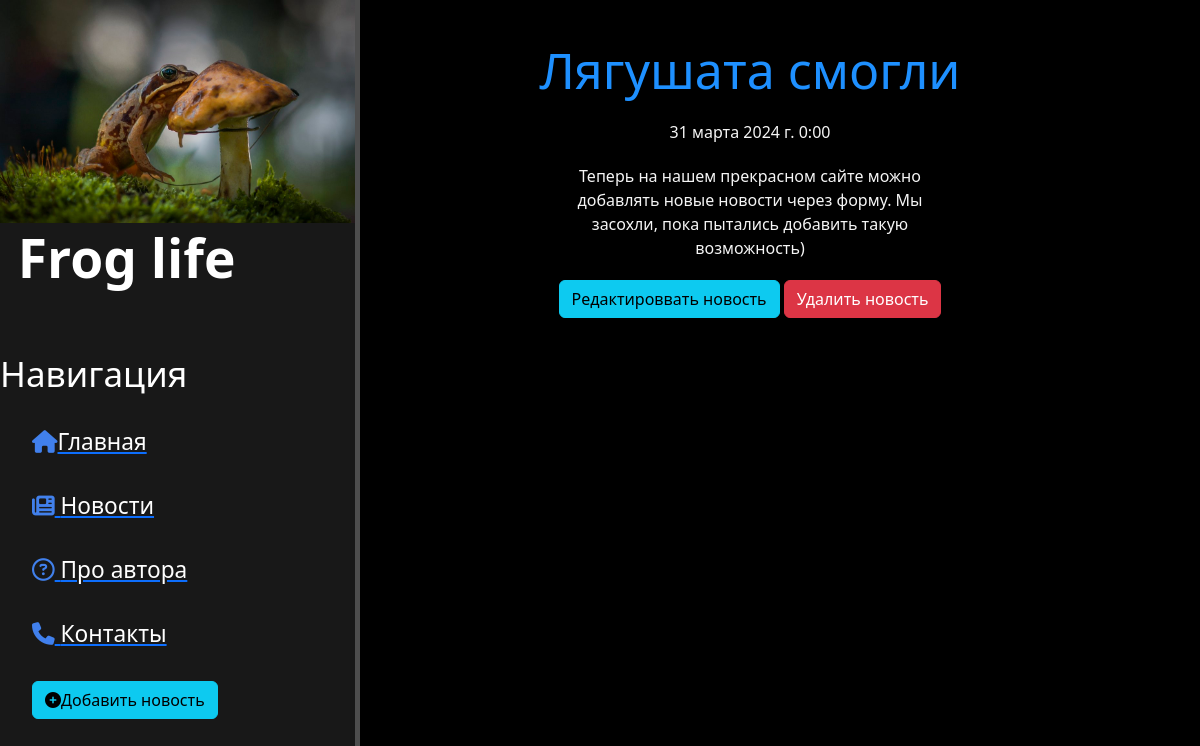
Page /news/2 on the earlier database version.
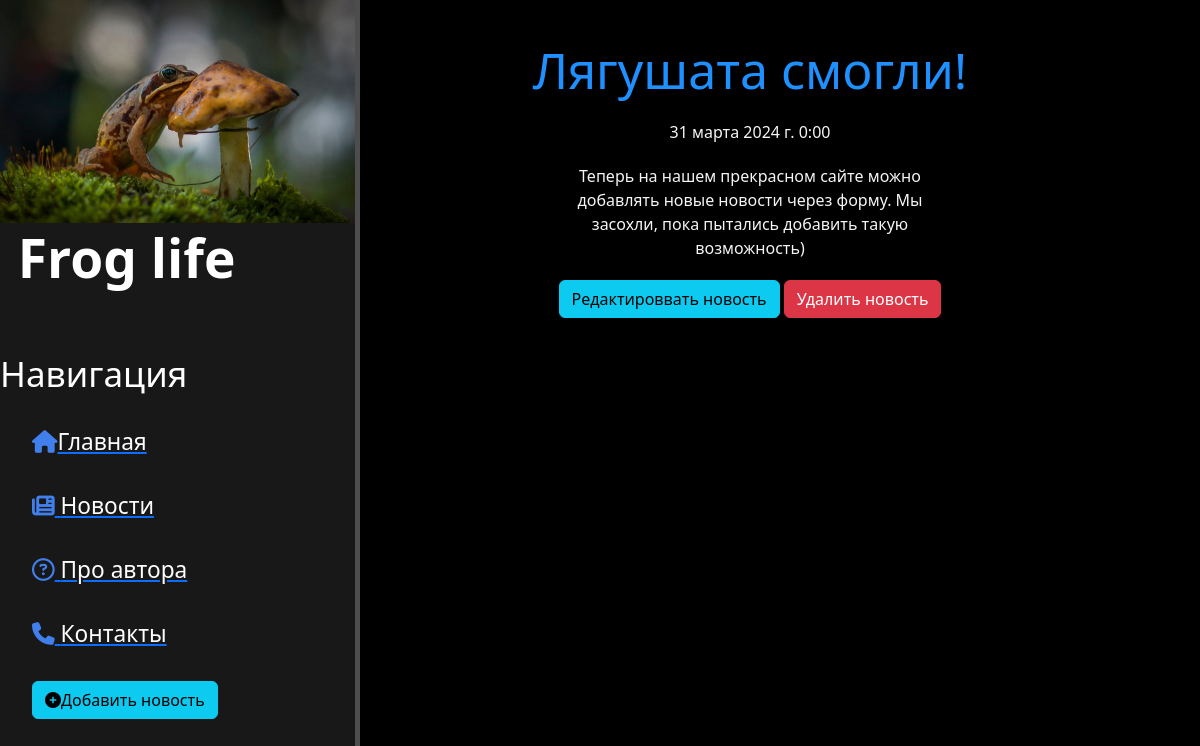
Same page on the later database version.
### news/models.py (models this page shows, shortened)
class Articles(models.Model):
    title = models.CharField('Название', default='Без названия', max_length=100)
    anons = models.CharField('Анонс', default=' ', max_length=250)
    full_text = models.TextField('Статья')
    date = models.DateTimeField('Дата публикации')
    class Meta:
        verbose_name = 'Новость'
        verbose_name_plural = 'Новости'

### news/views.py (the view)
# urls.py: path('<int:pk>', views.NewsDetailView.as_view(), name='news_detail'),
class NewsDetailView(DetailView):
    model = Articles
    template_name = 'news/details_view.html'
    context_object_name = 'article'

### news/templates/news/details_view.html (shortened to what this page needs)
{% extends 'main/layout.html' %}
{% block content %}
    <div class="features">
        <h1>{{ article.title }}</h1>
        <p> {{ article.date }}</p>
        <p>{{ article.full_text }}</p>
        <a href="{% url 'news_update' article.id %}" class="btn btn-info"> Редактироввать новость </a>
        <a href="{% url 'news_delete' article.id %}" class="btn btn-danger"> Удалить новость </a><br>
    </div>
{% endblock %}

Differences in the rows shown:
changed Articles: title "Лягушата смогли" → "Лягушата смогли!"
